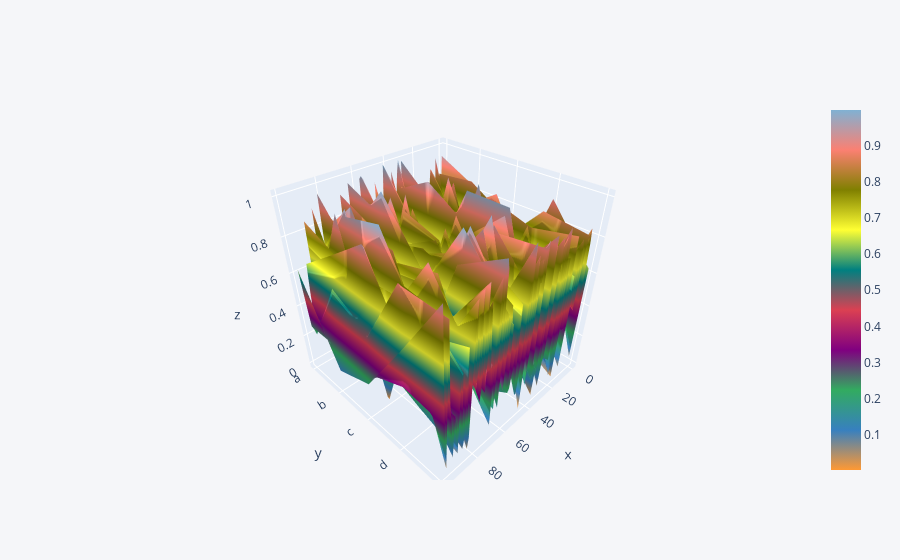

Notebook cell for this chart:
### Code cell
df.iplot(kind='surface')

### Figure 1 — Plotly figure (JSON) as saved in the notebook; plotly's stock layout.template omitted (floating-point values rounded to 4 significant figures; data arrays with more than 128 entries replaced by an {"elided": "..."} marker saying what was removed)
{"data": [{"colorscale": [[0, "rgb(255, 153, 51)"], [0.1111, "rgb(55, 128, 191)"], [0.2222, "rgb(50, 171, 96)"], [0.3333, "rgb(128, 0, 128)"], [0.4444, "rgb(219, 64, 82)"], [0.5556, "rgb(0, 128, 128)"], [0.6667, "rgb(255, 255, 51)"], [0.7778, "rgb(128, 128, 0)"], [0.8889, "rgb(251, 128, 114)"], [1, "rgb(128, 177, 211)"]], "type": "surface", "x": [0, 1, 2, 3, 4, 5, 6, 7, 8, 9, 10, 11, 12, 13, 14, 15, 16, 17, 18, 19, 20, 21, 22, 23, 24, 25, 26, 27, 28, 29, 30, 31, 32, 33, 34, 35, 36, 37, 38, 39, 40, 41, 42, 43, 44, 45, 46, 47, 48, 49, 50, 51, 52, 53, 54, 55, 56, 57, 58, 59, 60, 61, 62, 63, 64, 65, 66, 67, 68, 69, 70, 71, 72, 73, 74, 75, 76, 77, 78, 79, 80, 81, 82, 83, 84, 85, 86, 87, 88, 89, 90, 91, 92, 93, 94, 95, 96, 97, 98, 99], "y": ["a", "b", "c", "d", "e"], "z": {"elided": "5x100 float values"}}], "layout": {"legend": {"bgcolor": "#F5F6F9", "font": {"color": "#4D5663"}}, "paper_bgcolor": "#F5F6F9", "plot_bgcolor": "#F5F6F9", "title": {"font": {"color": "#4D5663"}}, "xaxis": {"gridcolor": "#E1E5ED", "showgrid": true, "tickfont": {"color": "#4D5663"}, "title": {"font": {"color": "#4D5663"}, "text": ""}, "zerolinecolor": "#E1E5ED"}, "yaxis": {"gridcolor": "#E1E5ED", "showgrid": true, "tickfont": {"color": "#4D5663"}, "title": {"font": {"color": "#4D5663"}, "text": ""}, "zerolinecolor": "#E1E5ED"}}}
